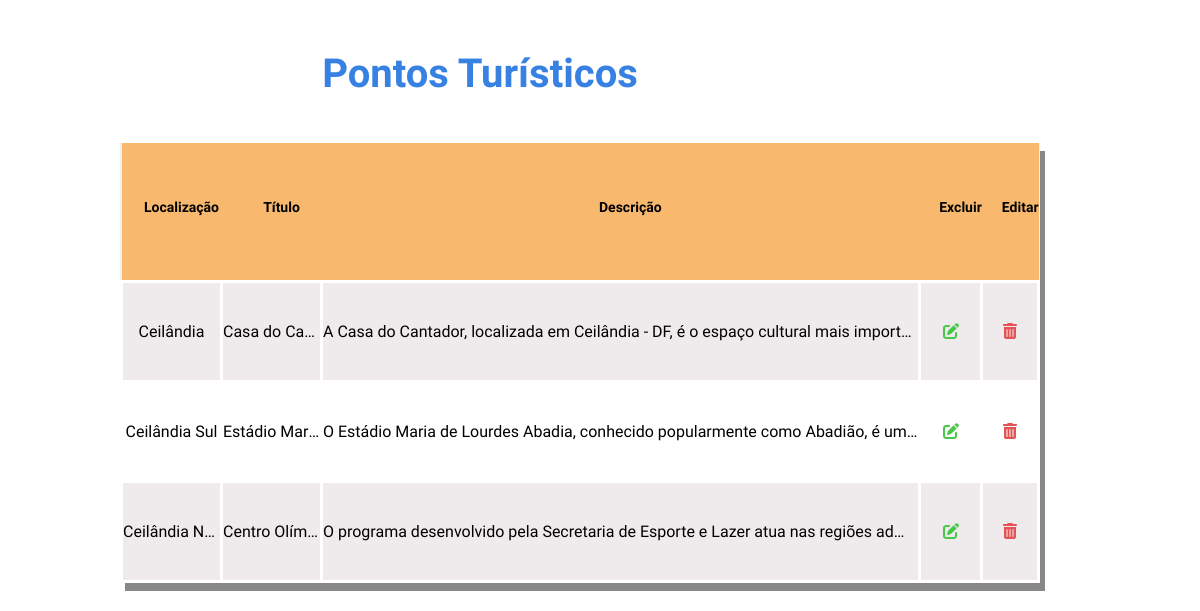
Before: /VIEW/listarPonto.php with the older database file.
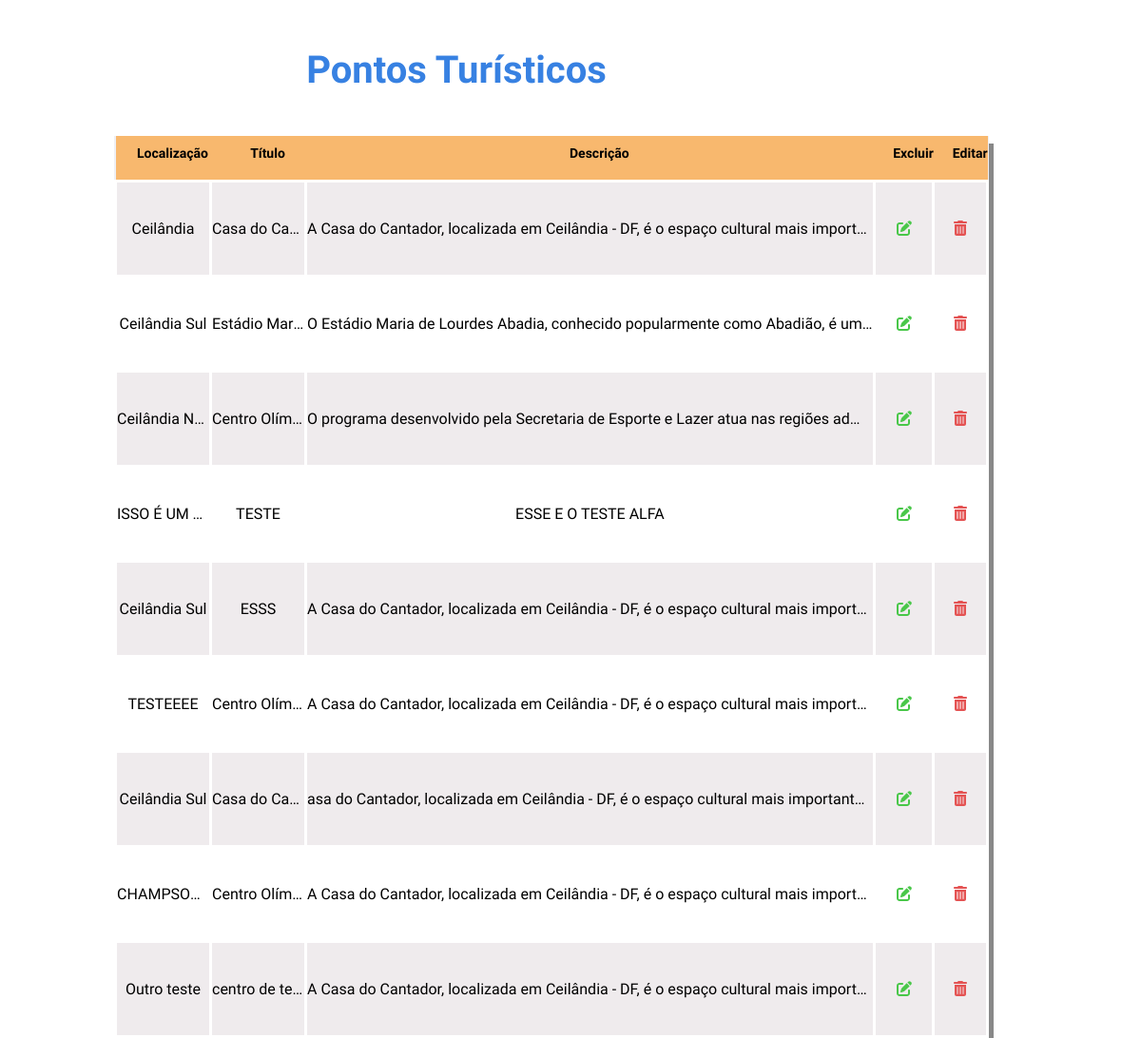
After: the same page with the newer database file.
### tables this page shows
CREATE TABLE IF NOT EXISTS `tb_eventos` (
  `ID` INT NOT NULL AUTO_INCREMENT,
  `LOCAL` VARCHAR(45) NOT NULL,
  `TITULO` VARCHAR(45) NOT NULL,
  `DESCRICAO` VARCHAR(550) NOT NULL,
  `DATA_INICIO` datetime DEFAULT NULL,
  `DATA_TERMINO` datetime DEFAULT NULL,
  `CAPACIDADE` VARCHAR(45) NOT NULL DEFAULT '1',
  `FOTO` VARCHAR(60) DEFAULT NULL,
  `ATIVO` TINYINT NOT NULL DEFAULT 0,
  PRIMARY KEY (`ID`));

### DAO/conexao/Conexao.php (called while the page is built)
<?php
abstract class Conexao {
    private static $instance;
    public static function getInstance() {
        try {
            if ( !isset( self::$instance ) ) {
                self::$instance = new PDO( 'mysql:host=127.0.0.1;dbname=turismo', 'root', '' );
                self::$instance->setAttribute( PDO::ATTR_ERRMODE, PDO::ERRMODE_EXCEPTION );
            }
            return self::$instance;
        } catch ( PDOException $e ) {
            echo $e->getMessage();
        }
    }
}

### DAO/PontoDAO.php (called while the page is built, shortened)
<?php
require_once 'conexao/Conexao.php';
class PontoDAO {
    private $pdo;
    public function __construct() {
        $this->pdo = Conexao::getInstance();
    }
    public function findAll() {
        try {
            $sql = "SELECT * FROM tb_eventos";
            $stmt = $this->pdo->prepare( $sql );
            $stmt->execute();
            $pontos = $stmt->fetchAll( PDO::FETCH_ASSOC );
            return $pontos;
        } catch ( PDOException $e ) {
            echo "Erro ao listar os pontos turísticos: ", $e->getMessage();
        }
    }
}

### VIEW/listarPonto.php (the view, shortened to what this page needs)
<!DOCTYPE html>
<html lang="PT_br">
<head>
    <link rel="stylesheet" href="../LIB/fontawesome-free-6.1.1-web/css/all.min.css">
    <link rel="stylesheet" href="../CSS/style-admin.css">
</head>
<body>
  <?php
  require_once '../DAO/PontoDAO.php';
  $pontoDAO = new PontoDAO();
  $pontos = $pontoDAO->findAll();
  echo "<div class='container-table'>";
  echo "<h1><b>Pontos Turísticos</b></h1>";
  echo "<table>";
  echo "  <tr>";
  echo "      <th>Localização</th>";
  echo "      <th>Título</th>";
  echo "      <th>Descrição</th>";
  echo "      <th>Excluir</th>";
  echo "      <th>Editar</th>";
  echo "  </tr>";
  foreach ($pontos as $ponto) {
    echo "<tr>";
    echo "  <td class='normal'> {$ponto["LOCAL"]}</td>";
    echo "  <td class='normal'> {$ponto["TITULO"]}</td>";
    echo "  <td class='description'> {$ponto["DESCRICAO"]} </td>";
    echo "  <td class='normal' align='center'><a href='alterarPonto.php?id={$ponto["ID"]}'><i class='icon fa-solid fa-pen-to-square'></a></i></td>";
    echo "  <td class='normal' align='center'><a href='../controller/excluirPontoController.php?id={$ponto["ID"]}'><i class='delete fa-solid fa-trash-can'></a></i></td>";
    echo "</tr>";
  }
  echo "</table>";
  echo "</div>"
  ?>
</body>
</html>

Changed rows visible on the page:
added tb_eventos: LOCAL "ISSO É UM…", TITULO "TESTE", DESCRICAO "ESSE E O TESTE ALFA"
added tb_eventos: LOCAL "Ceilândia Sul", TITULO "ESSS", DESCRICAO "A Casa do Cantador, localizada em Ceilândia - DF, é o espaço cultural mais import…"
added tb_eventos: LOCAL "TESTEEEE", TITULO "Centro Olím…", DESCRICAO "A Casa do Cantador, localizada em Ceilândia - DF, é o espaço cultural mais import…"
added tb_eventos: LOCAL "Ceilândia Sul", TITULO "Casa do Ca…", DESCRICAO "asa do Cantador, localizada em Ceilândia - DF, é o espaço cultural mais importante…"
added tb_eventos: LOCAL "CHAMPSO…", TITULO "Centro Olím…", DESCRICAO "A Casa do Cantador, localizada em Ceilândia - DF, é o espaço cultural mais import…"
added tb_eventos: LOCAL "Outro teste", TITULO "centro de te…", DESCRICAO "A Casa do Cantador, localizada em Ceilândia - DF, é o espaço cultural mais import…"
